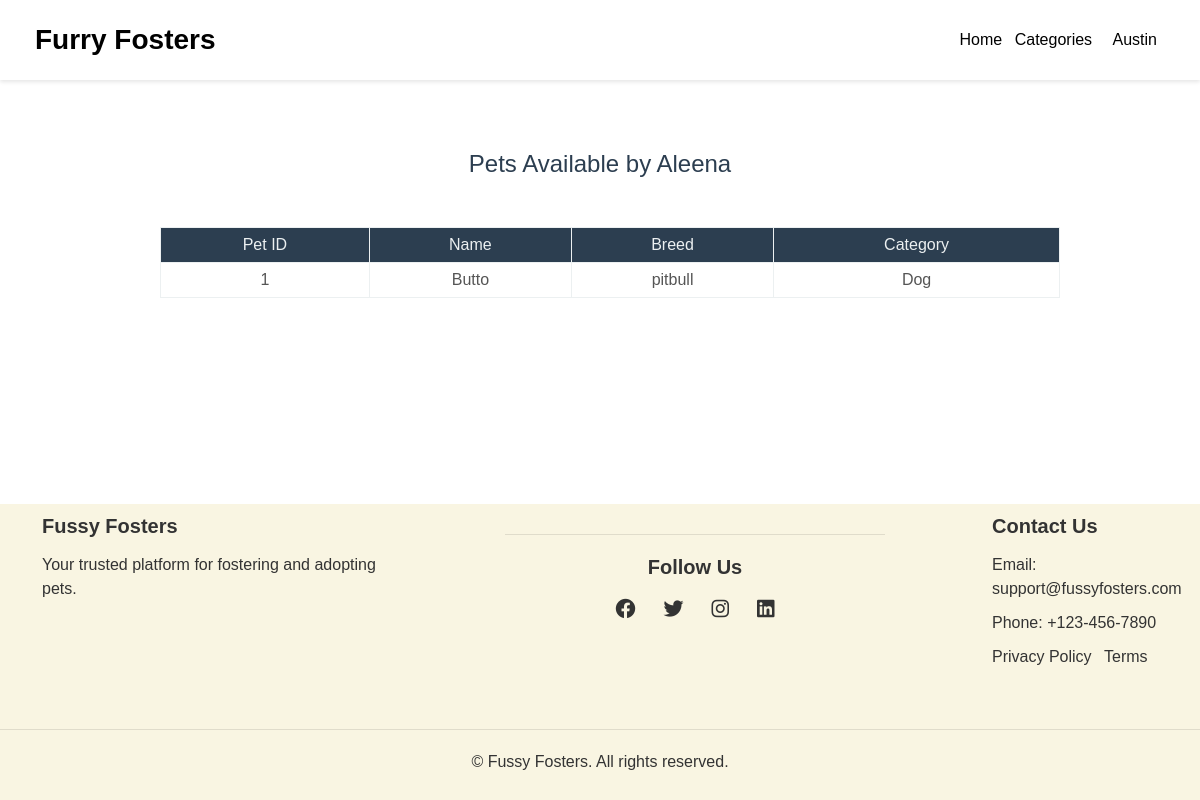
/foster-details/21/ (signed in), run on the app's committed database.
### accounts/models.py (models this page shows, shortened)
class CustomUser(AbstractUser):
    ROLE_CHOICES = [
        ('foster', 'Foster Home'),
        ('adopter', 'Adopter'),
        ('admin', 'Admin'),
    ]
    full_name = models.CharField(
        max_length=150,
        default='Unknown',
        blank=False,
        help_text="Enter your full name."
    )
    email = models.EmailField(unique=True)
    is_active = models.BooleanField(default=True)  # Defaults to True for all users except fosters
    role = models.CharField(max_length=20, choices=ROLE_CHOICES, default='adopter')
    phone_number = models.CharField(
        max_length=10,
        blank=True,
        null=True,
        validators=[
            RegexValidator(r'^\d{10}$', 'Only digits are allowed, and it must be exactly 10 digits.')
        ],
        help_text="Enter a valid 10-digit phone number."
    )
    license_number = models.CharField(
        max_length=50,
        blank=True,
        null=True,
        help_text="Required if registering as a foster."
    )

### movielapp/models.py (models this page shows, shortened)
class Pet(models.Model):
    CATEGORIES = [
        ('Dog', 'Dog'),
        ('Cat', 'Cat'),
        ('Bird', 'Bird'),
    ]
    name = models.CharField(max_length=100)
    breed = models.CharField(max_length=50)
    age = models.PositiveIntegerField()
    price = models.DecimalField(max_digits=10, decimal_places=0, default=0)
    gender = models.CharField(max_length=10, default='Male')
    health_status = models.CharField(max_length=100, default="Healthy")
    availability = models.BooleanField(default=True)
    foster_home = models.ForeignKey(CustomUser, on_delete=models.CASCADE, related_name="fostered_pets", null=True, blank=True)
    vaccine_report = models.FileField(upload_to='vaccine_report/', null=True)
    image = models.ImageField(upload_to='petimages/', null=True, blank=True)
    category = models.CharField(max_length=50, choices=CATEGORIES, default='Dog')
    about = models.TextField(null=True, blank=True)  # New field for pet description
    location = models.CharField(max_length=255, null=True, blank=True)  # New field for pet location

### movielapp/views.py (the view)
# urls.py: path('foster-details/<int:user_id>/', views.foster_details_view, name='foster_details'),
@login_required
def foster_details_view(request, user_id):
    foster = get_object_or_404(CustomUser, id=user_id)
    available_pets = Pet.objects.filter(foster_home=foster, availability=True)
    return render(request, 'foster/foster_details.html', {'foster': foster, 'available_pets': available_pets})

### movielapp/templates/foster/foster_details.html
{% extends "homepage/layout.html" %}
{% load static %}
{% block content %}
<link rel="stylesheet" href="{% static 'css/adopter_details.css' %}?v=2">
<h2 class="header1">Pets Available by {{ foster.username }}</h2>
<table>
    <thead>
        <tr>
            <th>Pet ID</th>
            <th>Name</th>
            <th>Breed</th>
            <th>Category</th>
        </tr>
    </thead>
    <tbody>
        {% for pet in available_pets %}
        <tr>
            <td>{{ forloop.counter }}</td>
            <td>{{ pet.name }}</td>
            <td>{{ pet.breed }}</td>
            <td>{{ pet.category }}</td>
        </tr>
        {% empty %}
        <tr>
            <td colspan="4">No available pets found.</td>
        </tr>
        {% endfor %}
    </tbody>
</table>
{% endblock %}

### movielapp/templates/homepage/header.html (shortened to what this page needs)
{% load static %}
<!DOCTYPE html>
<html lang="en">
<head>
    <link rel="stylesheet" href="{% static 'css/header.css' %}" />
    <link rel="stylesheet" href="https://cdnjs.cloudflare.com/ajax/libs/font-awesome/6.0.0/css/all.min.css" />
</head>
<body>
    <div class="header">
        <a href="{% url 'house' %}" class="logo">Furry Fosters</a>
        <div class="header-right">
            <a href="{% url 'house' %}">Home</a>
            <div class="dropdown">
                <button class="dropbtn">Categories</button>
            </div>
            {% if user.is_authenticated %}
                <div class="dropdown">
                    <button class="dropbtn">{{ user.full_name }}</button>
                </div>
            {% else %}
                <a href="{% url 'login' %}">Signup</a>
            {% endif %}
        </div>
    </div>
</body>
</html>

### static/css/header.css (style rules this page uses)
.header { background-color: white; display: flex; justify-content: space-between; align-items: center; padding: 15px 35px; box-shadow: 0 2px 4px rgba(0, 0, 0, 0.1); position: fixed; width: 100%; top: 0; z-index: 1000; font-family: Arial, sans-serif; height: 80px; }
.logo { font-size: 28px; font-weight: bold; text-decoration: none; color: black; }
.header-right a { margin-left: 10px; text-decoration: none; color: black; font-size: 16px; font-weight: 500; transition: color 0.3s ease-in-out; }
.dropdown { position: relative; display: inline-block; }
.dropbtn { background-color: transparent; color: black; padding: 8px 8px; border: none; cursor: pointer; font-size: 16px; font-weight: 500; }

### static/css/adopter_details.css (style rules this page uses)
body { font-family: 'Arial', sans-serif; padding-top: 150px; background-color: #ebd58d; }
.header1 { text-align: center; color: #2c3e50; margin-top: 150px; font-size: 24px; position: relative; z-index: 10; }
table { margin-left: 10rem; width: 75%; border-collapse: collapse; margin-top: 3rem; margin-bottom: 30px; }
table th, table td { padding: 5px; text-align: center; border: 1px solid #ecf0f1; }
table th { background-color: #2c3e50; color: #ecf0f1; font-weight: 500; }
table td { color: #2c3e50; }
table tbody tr:last-child td { text-align: center; font-style: normal; color: #555; }

### static/css/footer.css (style rules this page uses)
html, body { height: 100%; margin: 0; padding: 0; font-family: Arial, sans-serif; }
body { display: flex; flex-direction: column; min-height: 100vh; }

### data on the page
CustomUser: full_name "Austin"
CustomUser: username "Aleena"
Pet: name "Butto", breed "pitbull", category "Dog"
